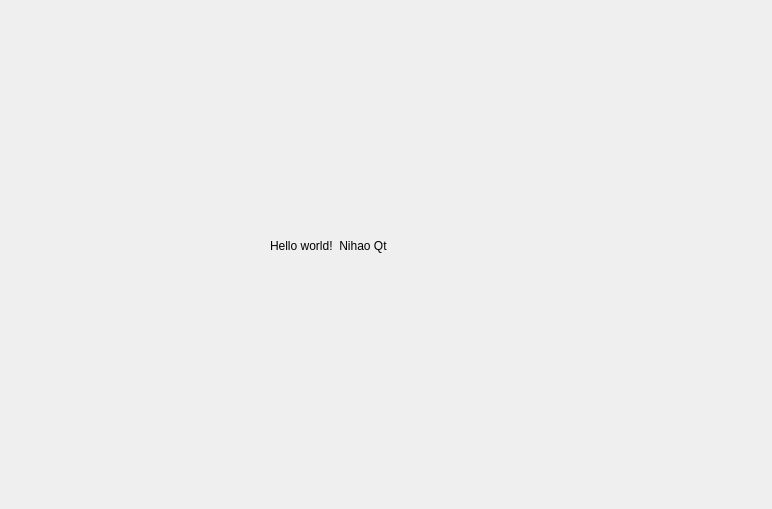
<?xml version="1.0" encoding="UTF-8"?>
<ui version="4.0">
 <class>HelloDialog</class>
 <widget class="QDialog" name="HelloDialog">
  <property name="geometry">
   <rect>
    <x>0</x>
    <y>0</y>
    <width>772</width>
    <height>509</height>
   </rect>
  </property>
  <property name="windowTitle">
   <string>HelloDialog</string>
  </property>
  <widget class="QLabel" name="label">
   <property name="geometry">
    <rect>
     <x>270</x>
     <y>180</y>
     <width>271</width>
     <height>131</height>
    </rect>
   </property>
   <property name="text">
    <string>Hello world!  Nihao Qt</string>
   </property>
  </widget>
 </widget>
 <layoutdefault spacing="6" margin="11"/>
 <resources/>
 <connections/>
</ui>
